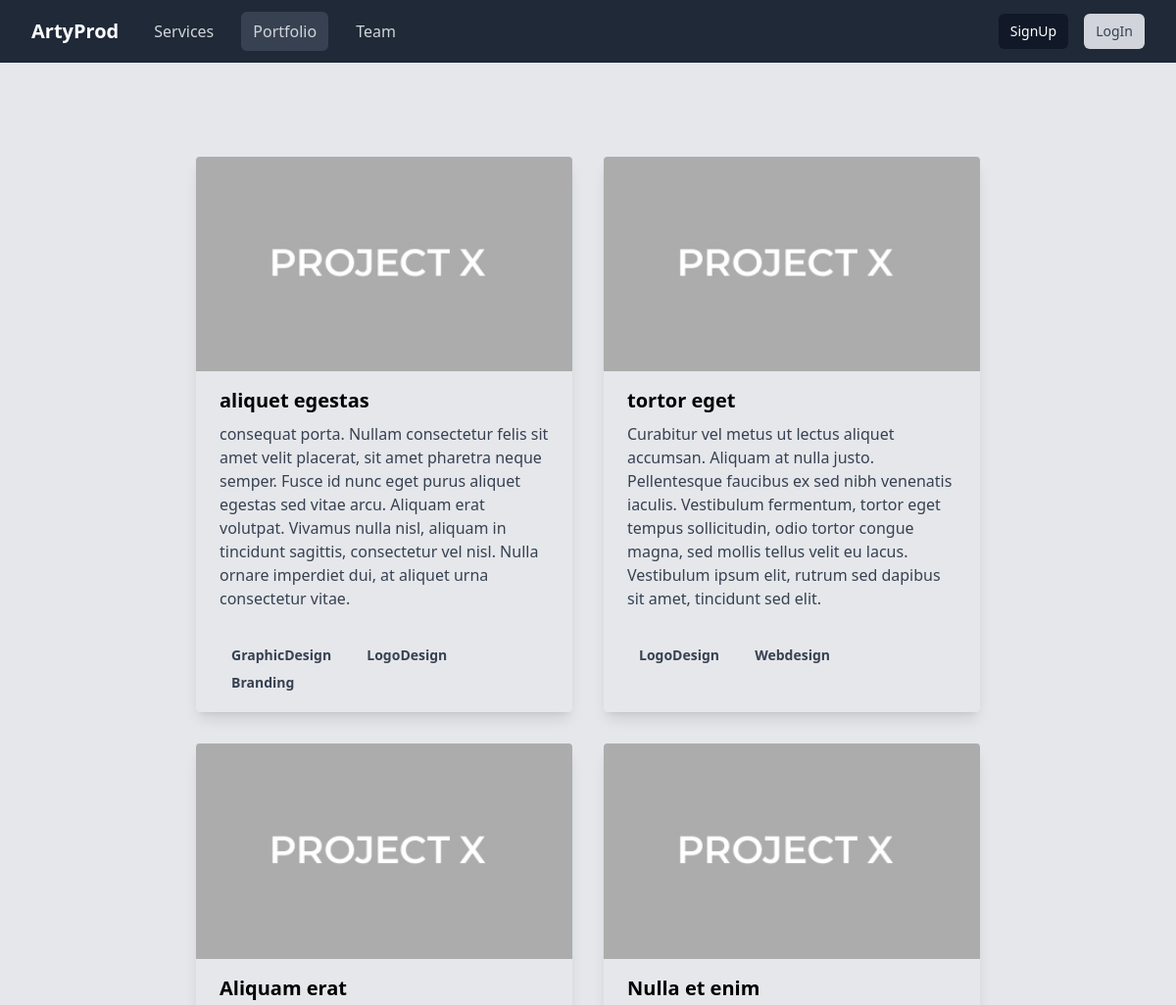
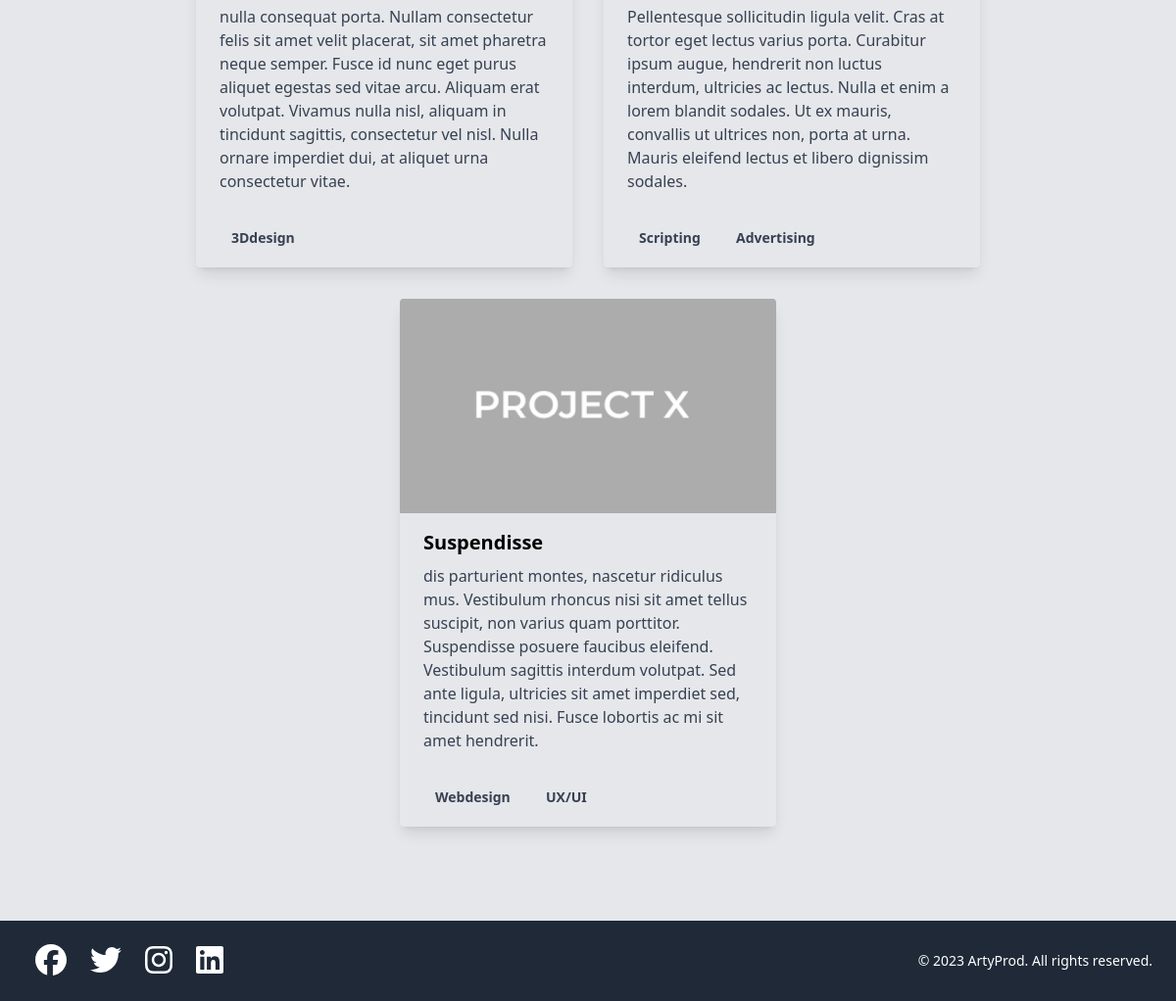
The page /portfolio/ on the database its author committed (2 pictures, top to bottom).
### core/models.py (models this page shows, shortened)
class Project(models.Model):
    STATUS_CHOICES = [
        ('P', 'Pending'),
        ('C', 'Completed'),
        ('IP', 'In Progress'),
        ('IR', 'In Review'),
        ('CL', 'Cancelled')
    ]
    project_name = models.CharField(max_length=30)
    description = models.TextField()
    image = models.ImageField(upload_to='media/projects', blank=True, null=True)
    tags = models.ManyToManyField('Project_tag')
    owner = models.ForeignKey(Client, on_delete=models.CASCADE)
    responsibles = models.ManyToManyField(Staff, related_name='staff')
    service = models.ForeignKey(Service, on_delete=models.CASCADE)
    status = models.CharField(max_length=2, choices=STATUS_CHOICES, default='P')
    REQUIRED_FIELDS = ['name', 'description', 'tags']

class Project_tag(models.Model):
    tag = models.CharField(max_length=30)
    def __str__(self):
        return self.tag

### core/views.py (the view)
# urls.py: path('portfolio/', portfolio, name='portfolio'),
def portfolio(request):
    projects = Project.objects.all()
    return render(request, 'core/portfolio.html',{'projects': projects})

### core/templates/core/portfolio.html (shortened to what this page needs)
{% extends 'core/base.html' %}
{% block content %}
<div class="flex flex-wrap justify-center">
    {% for proj in projects %}
      {% if proj.status == 'C' %}
      <div class="max-w-sm rounded overflow-hidden shadow-lg m-4">
        <img class="w-full" src="{{proj.image.url}}" alt="Project Image">
        <div class="px-6 py-4">
          <div class="font-bold text-xl mb-2">{{ proj.project_name }}</div>
          <p class="text-gray-700 text-base">{{ proj.description }}</p>
        </div>
        <div class="px-6 py-4">
          {% for tag in proj.tags.all %}
            <span class="inline-block bg-gray-200 rounded-full px-3 py-1 text-sm font-semibold text-gray-700 mr-2">{{ tag }}</span>
          {% endfor %}
        </div>
      </div>
      {% endif %}
    {% endfor %}
</div>
{% endblock content %}

### core/templates/core/base.html (shortened to what this page needs)
<!DOCTYPE html>
<html lang="en">
  <head>
    <script src="https://cdn.tailwindcss.com"></script>
  </head>
  <body class="bg-gray-200">
    {% block navbar %}{% include 'core/navbar.html' %}{% endblock navbar %}
    <div class="p-20">
      {% block content %} {% endblock content %}
    </div>
    {% block footer %}{% include 'core/footer.html' %}{% endblock footer %}
  </body>
</html>

### core/templates/core/navbar.html (shortened to what this page needs)
<nav class="bg-gray-800">
    <div class="max-w-7xl mx-auto px-2 sm:px-6 lg:px-8">
      <div class="relative flex items-center justify-between h-16">
        <div class="flex-shrink-0 flex items-center">
          <a href="/" class="text-white text-xl font-bold">ArtyProd</a>
        </div>
        <div class="flex-1 flex items-center justify-center sm:items-stretch sm:justify-start">
          <div class="hidden sm:block sm:ml-6">
            <div class="flex space-x-4">
              <a href="/services"
                {% if request.path == '/services/' %}
                    class="text-gray-300 bg-gray-700 hover:text-white px-3 py-2 rounded-md font-medium"
                {% else %}
                    class="text-gray-300 hover:bg-gray-700 hover:text-white px-3 py-2 rounded-md font-medium"
                {% endif %}
              >Services</a>
              <a href="/portfolio"
                {% if request.path == '/portfolio/' %}
                    class="text-gray-300 bg-gray-700 hover:text-white px-3 py-2 rounded-md font-medium"
                {% else %}
                    class="text-gray-300 hover:bg-gray-700 hover:text-white px-3 py-2 rounded-md font-medium"
                {% endif %}
              >Portfolio</a>
              <a href="/team"
                {% if request.path == '/team/' %}
                    class="text-gray-300 bg-gray-700 hover:text-white px-3 py-2 rounded-md font-medium"
                {% else %}
                    class="text-gray-300 hover:bg-gray-700 hover:text-white px-3 py-2 rounded-md font-medium"
                {% endif %}
              >Team</a>
            </div>
          </div>
        </div>
        {% if request.path == '/login/' or request.path == '/signup/' %}
        {% else %}
        <div class="absolute right-0 flex items-center pr-2 sm:static sm:inset-auto sm:ml-6 sm:pr-0">
          <a href="/signup"><button class="bg-gray-900 text-white px-3 py-2 rounded-md text-sm font-medium">SignUp</button></a>
          <a href="/login"><button class="ml-4 bg-gray-300 text-gray-700 px-3 py-2 rounded-md text-sm font-medium">LogIn</button></a>
        </div>
        {% endif %}
      </div>
    </div>
  </nav>

### core/templates/core/footer.html (shortened to what this page needs)
<footer class="bg-gray-800 text-white p-6 flex justify-between items-center bottom-0 w-full">
    <div class="flex justify-center items-center">
        <a href="#"><i class="fab fa-facebook fa-2x mx-3 text-white"></i></a>
        <a href="#"><i class="fab fa-twitter fa-2x mx-3 text-white"></i></a>
        <a href="#"><i class="fab fa-instagram fa-2x mx-3 text-white"></i></a>
        <a href="#"><i class="fab fa-linkedin fa-2x mx-3 text-white"></i></a>
    </div>
    <div class="text-sm">
      &copy; 2023 ArtyProd. All rights reserved.
    </div>
  </footer>

### rows shown on the page
Project: image (picture), project_name "aliquet egestas", description "consequat porta. Nullam consectetur felis sit amet velit placerat, sit amet pharetra neque semper. Fusce id nunc eget purus aliquet egestas sed vitae arcu. Aliquam erat volutpat. Vivamus nulla nisl, aliquam in tincidunt sagittis, consectetur vel nisl. Nulla ornare imperdiet dui, at aliquet urna consectetur vitae."
Project_tag: tag "GraphicDesign"
Project_tag: tag "LogoDesign"
Project_tag: tag "Branding"
Project: image (picture), project_name "tortor eget", description "Curabitur vel metus ut lectus aliquet accumsan. Aliquam at nulla justo. Pellentesque faucibus ex sed nibh venenatis iaculis. Vestibulum fermentum, tortor eget tempus sollicitudin, odio tortor congue magna, sed mollis tellus velit eu lacus. Vestibulum ipsum elit, rutrum sed dapibus sit amet, tincidunt sed elit."
Project_tag: tag "Webdesign"
Project: image (picture), project_name "Aliquam erat", description "nulla consequat porta. Nullam consectetur felis sit amet velit placerat, sit amet pharetra neque semper. Fusce id nunc eget purus aliquet egestas sed vitae arcu. Aliquam erat volutpat. Vivamus nulla nisl, aliquam in tincidunt sagittis, consectetur vel nisl. Nulla ornare imperdiet dui, at aliquet urna consectetur vitae."
Project_tag: tag "3Ddesign"
Project: image (picture), project_name "Nulla et enim", description "Pellentesque sollicitudin ligula velit. Cras at tortor eget lectus varius porta. Curabitur ipsum augue, hendrerit non luctus interdum, ultricies ac lectus. Nulla et enim a lorem blandit sodales. Ut ex mauris, convallis ut ultrices non, porta at urna. Mauris eleifend lectus et libero dignissim sodales."
Project_tag: tag "Scripting"
Project_tag: tag "Advertising"
Project: image (picture), project_name "Suspendisse", description "dis parturient montes, nascetur ridiculus mus. Vestibulum rhoncus nisi sit amet tellus suscipit, non varius quam porttitor. Suspendisse posuere faucibus eleifend. Vestibulum sagittis interdum volutpat. Sed ante ligula, ultricies sit amet imperdiet sed, tincidunt sed nisi. Fusce lobortis ac mi sit amet hendrerit."
Project_tag: tag "UX/UI"
